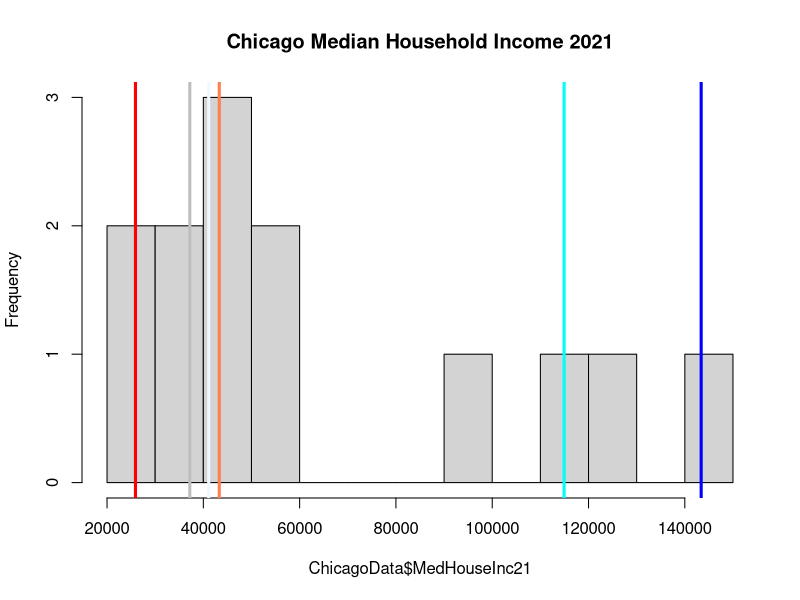
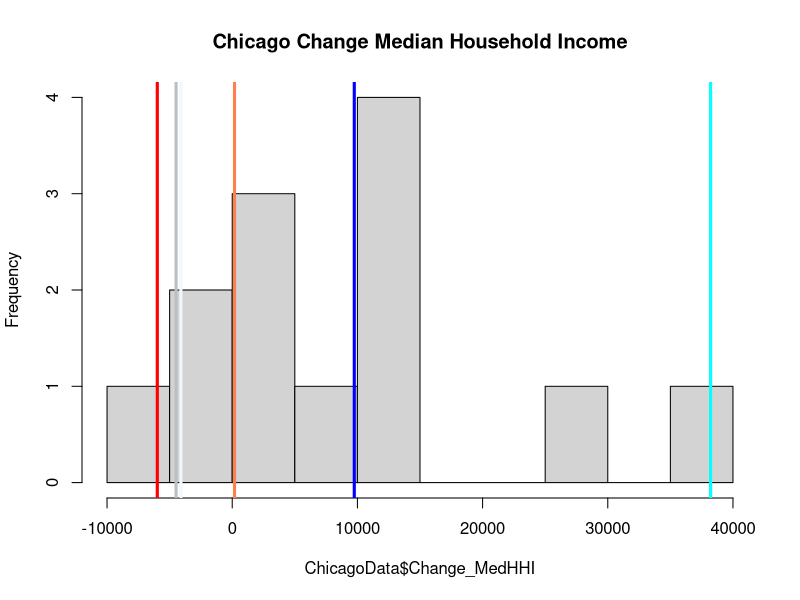
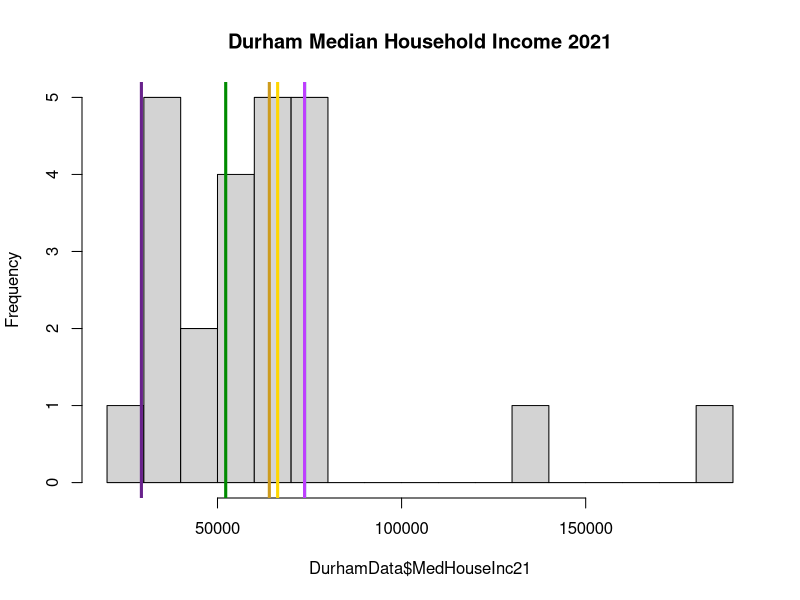
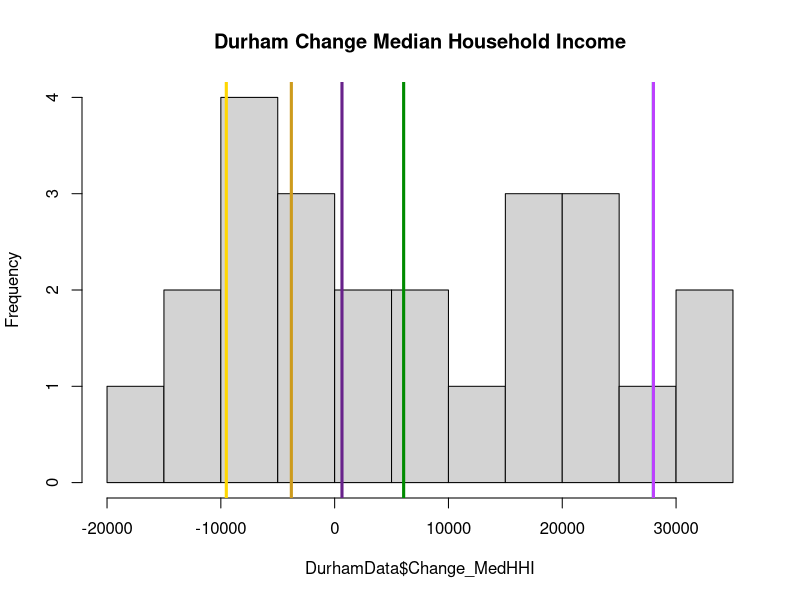
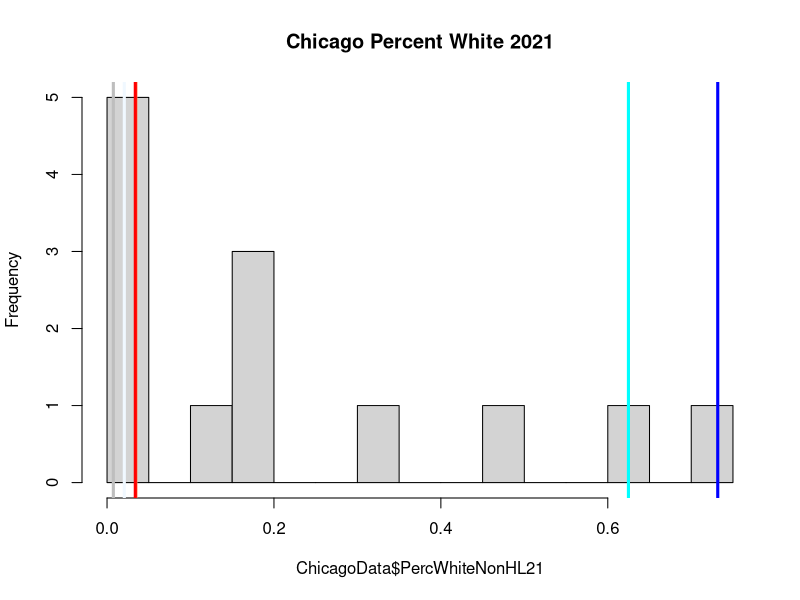
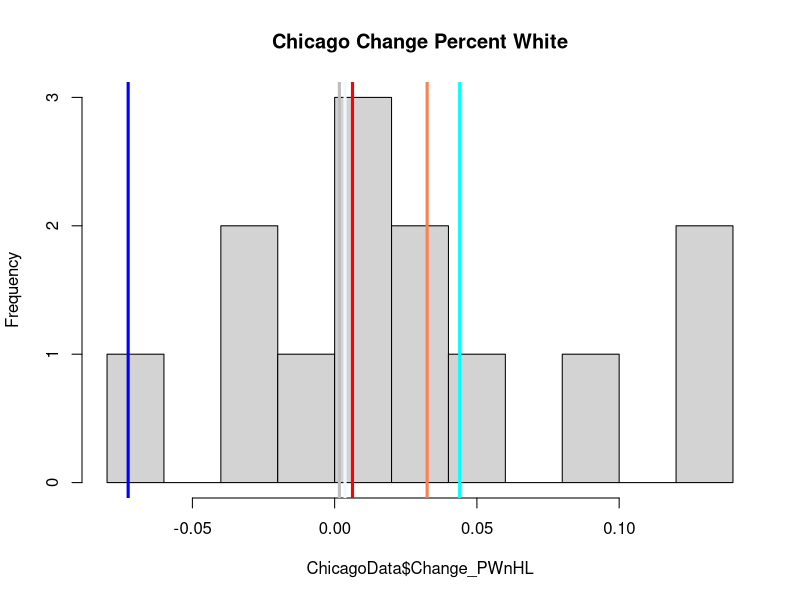
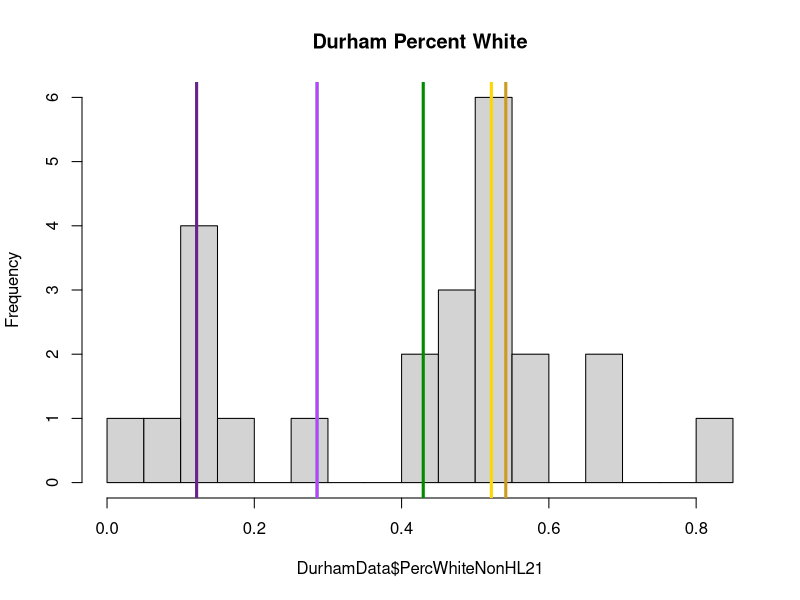
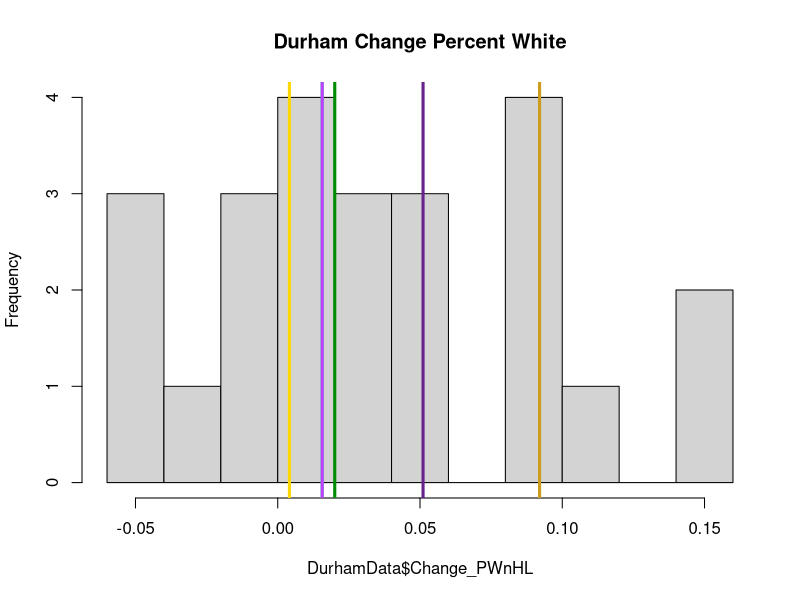

Source code (R) for these figures, in order:
## ---- chunk 1
knitr::opts_chunk$set(echo = TRUE)
## ---- chunk 2

ChicagoData <- read.csv("./ChicagoSegmentData.csv")
DurhamData <- read.csv("./DurhamSegmentData.csv")


## ---- chunk 3

##case study areas - Chicago
Cgr1 <- c(324, 292) #high construction - perhaps a bit too different
Cgr2 <- c(16, 244) #moderate construction
Cgr3 <- c(49, 57) #low construction
ChiCaseStudyData1 <- ChicagoData[ChicagoData$Segment %in% Cgr1,] #blues
ChiCaseStudyData2 <- ChicagoData[ChicagoData$Segment %in% Cgr2,] #reds
ChiCaseStudyData3 <- ChicagoData[ChicagoData$Segment %in% Cgr3,] #silvers

#####case study areas - Durham
#######NEED TO RE-DO
Dgr1 <- c("M22", "M19") #moderate construction
Dgr2 <- c("M22", "R24")  #moderate construction but have big SVI contrast too :/
Dgr3 <- c("U17", "S19")  #moderate construction

DurCaseStudyData1 <- DurhamData[DurhamData$Segment %in% Dgr1,] #greens
DurCaseStudyData2 <- DurhamData[DurhamData$Segment %in% Dgr2,] #purples
DurCaseStudyData3 <- DurhamData[DurhamData$Segment %in% Dgr3,] #yellows

#############Median Household Income
hist(ChicagoData$MedHouseInc21, breaks = 15, main="Chicago Median Household Income 2021")
abline(v=ChiCaseStudyData1$MedHouseInc21[1], col="cyan", lwd=3)
abline(v=ChiCaseStudyData1$MedHouseInc21[2], col="blue", lwd=3)
abline(v=ChiCaseStudyData2$MedHouseInc21[1], col="coral", lwd=3) 
abline(v=ChiCaseStudyData2$MedHouseInc21[2], col="red", lwd=3) 
abline(v=ChiCaseStudyData3$MedHouseInc21[1], col="aliceblue", lwd=3) 
abline(v=ChiCaseStudyData3$MedHouseInc21[2], col="gray", lwd=3) 

hist(ChicagoData$Change_MedHHI, breaks = 10, main="Chicago Change Median Household Income")
abline(v=ChiCaseStudyData1$Change_MedHHI[1], col="cyan", lwd=3)
abline(v=ChiCaseStudyData1$Change_MedHHI[2], col="blue", lwd=3)
abline(v=ChiCaseStudyData2$Change_MedHHI[1], col="coral", lwd=3)
abline(v=ChiCaseStudyData2$Change_MedHHI[2], col="red", lwd=3)
abline(v=ChiCaseStudyData3$Change_MedHHI[1], col="aliceblue", lwd=3)
abline(v=ChiCaseStudyData3$Change_MedHHI[2], col="grey", lwd=3)

hist(DurhamData$MedHouseInc21, breaks = 20, main="Durham Median Household Income 2021")
abline(v=DurCaseStudyData1$MedHouseInc21[1], col="springgreen", lwd=3)
abline(v=DurCaseStudyData1$MedHouseInc21[2], col="green4", lwd=3)
abline(v=DurCaseStudyData2$MedHouseInc21[1], col="darkorchid1", lwd=3)
abline(v=DurCaseStudyData2$MedHouseInc21[2], col="darkorchid4", lwd=3)
abline(v=DurCaseStudyData3$MedHouseInc21[1], col="gold", lwd=3)
abline(v=DurCaseStudyData3$MedHouseInc21[2], col="goldenrod3", lwd=3)

hist(DurhamData$Change_MedHHI, breaks = 10, main="Durham Change Median Household Income")
abline(v=DurCaseStudyData1$Change_MedHHI[1], col="springgreen", lwd=3)
abline(v=DurCaseStudyData1$Change_MedHHI[2], col="green4", lwd=3)
abline(v=DurCaseStudyData2$Change_MedHHI[1], col="darkorchid1", lwd=3)
abline(v=DurCaseStudyData2$Change_MedHHI[2], col="darkorchid4", lwd=3)
abline(v=DurCaseStudyData3$Change_MedHHI[1], col="gold", lwd=3)
abline(v=DurCaseStudyData3$Change_MedHHI[2], col="goldenrod3", lwd=3)


#############Percent White non-HL
hist(ChicagoData$PercWhiteNonHL21, breaks = 15, main="Chicago Percent White 2021")
abline(v=ChiCaseStudyData1$PercWhiteNonHL21[1], col="cyan", lwd=3)
abline(v=ChiCaseStudyData1$PercWhiteNonHL21[2], col="blue", lwd=3)
abline(v=ChiCaseStudyData2$PercWhiteNonHL21[1], col="coral", lwd=3)
abline(v=ChiCaseStudyData2$PercWhiteNonHL21[2], col="red", lwd=3)
abline(v=ChiCaseStudyData3$PercWhiteNonHL21[1], col="aliceblue", lwd=3)
abline(v=ChiCaseStudyData3$PercWhiteNonHL21[2], col="grey", lwd=3)
hist(ChicagoData$Change_PWnHL, breaks = 10, main="Chicago Change Percent White")
abline(v=ChiCaseStudyData1$Change_PWnHL[1], col="cyan", lwd=3)
abline(v=ChiCaseStudyData1$Change_PWnHL[2], col="blue", lwd=3)
abline(v=ChiCaseStudyData2$Change_PWnHL[1], col="coral", lwd=3)
abline(v=ChiCaseStudyData2$Change_PWnHL[2], col="red", lwd=3)
abline(v=ChiCaseStudyData3$Change_PWnHL[1], col="aliceblue", lwd=3)
abline(v=ChiCaseStudyData3$Change_PWnHL[2], col="grey", lwd=3)


hist(DurhamData$PercWhiteNonHL21, breaks = 20, main="Durham Percent White")
abline(v=DurCaseStudyData1$PercWhiteNonHL21[1], col="springgreen", lwd=3)
abline(v=DurCaseStudyData1$PercWhiteNonHL21[2], col="green4", lwd=3)
abline(v=DurCaseStudyData2$PercWhiteNonHL21[1], col="darkorchid1", lwd=3)
abline(v=DurCaseStudyData2$PercWhiteNonHL21[2], col="darkorchid4", lwd=3)
abline(v=DurCaseStudyData3$PercWhiteNonHL21[1], col="gold", lwd=3)
abline(v=DurCaseStudyData3$PercWhiteNonHL21[2], col="goldenrod3", lwd=3)
hist(DurhamData$Change_PWnHL, breaks = 10, main="Durham Change Percent White")
abline(v=DurCaseStudyData1$Change_PWnHL[1], col="springgreen", lwd=3)
abline(v=DurCaseStudyData1$Change_PWnHL[2], col="green4", lwd=3)
abline(v=DurCaseStudyData2$Change_PWnHL[1], col="darkorchid1", lwd=3)
abline(v=DurCaseStudyData2$Change_PWnHL[2], col="darkorchid4", lwd=3)
abline(v=DurCaseStudyData3$Change_PWnHL[1], col="gold", lwd=3)
abline(v=DurCaseStudyData3$Change_PWnHL[2], col="goldenrod3", lwd=3)


###################Average Percent Renter
hist(ChicagoData$Avg_PRent, breaks = 10, main="Chicago Avg Percent Renter")
abline(v=ChiCaseStudyData1$Avg_PRent[1], col="cyan", lwd=3)
abline(v=ChiCaseStudyData1$Avg_PRent[2], col="blue", lwd=3)
abline(v=ChiCaseStudyData2$Avg_PRent[1], col="coral", lwd=3)
abline(v=ChiCaseStudyData2$Avg_PRent[2], col="red", lwd=3)
abline(v=ChiCaseStudyData3$Avg_PRent[1], col="aliceblue", lwd=3)
abline(v=ChiCaseStudyData3$Avg_PRent[2], col="grey", lwd=3)

hist(DurhamData$Avg_PRent, breaks = 10, main="Durham Avg Percent Renter")
abline(v=DurCaseStudyData1$Avg_PRent[1], col="springgreen", lwd=3)
abline(v=DurCaseStudyData1$Avg_PRent[2], col="green4", lwd=3)
abline(v=DurCaseStudyData2$Avg_PRent[1], col="darkorchid1", lwd=3)
abline(v=DurCaseStudyData2$Avg_PRent[2], col="darkorchid4", lwd=3)
abline(v=DurCaseStudyData3$Avg_PRent[1], col="gold", lwd=3)
abline(v=DurCaseStudyData3$Avg_PRent[2], col="goldenrod3", lwd=3)


####################Average Recent Movers
hist(ChicagoData$Avg_Rmov, breaks = 10, main="Chicago Avg Percent Recent Movers")
abline(v=ChiCaseStudyData1$Avg_Rmov[1], col="cyan", lwd=3)
abline(v=ChiCaseStudyData1$Avg_Rmov[2], col="blue", lwd=3)
abline(v=ChiCaseStudyData2$Avg_Rmov[1], col="coral", lwd=3)
abline(v=ChiCaseStudyData2$Avg_Rmov[2], col="red", lwd=3)
abline(v=ChiCaseStudyData3$Avg_Rmov[1], col="aliceblue", lwd=3)
abline(v=ChiCaseStudyData3$Avg_Rmov[2], col="grey", lwd=3)

hist(DurhamData$Avg_Rmov, breaks = 10, main="Durham Avg Percent Recent Movers")
abline(v=DurCaseStudyData1$Avg_Rmov[1], col="springgreen", lwd=3)
abline(v=DurCaseStudyData1$Avg_Rmov[2], col="green4", lwd=3)
abline(v=DurCaseStudyData2$Avg_Rmov[1], col="darkorchid1", lwd=3)
abline(v=DurCaseStudyData2$Avg_Rmov[2], col="darkorchid4", lwd=3)
abline(v=DurCaseStudyData3$Avg_Rmov[1], col="gold", lwd=3)
abline(v=DurCaseStudyData3$Avg_Rmov[2], col="goldenrod3", lwd=3)


######################SVI
hist(ChicagoData$SVI, breaks = 10, main="Chicago SVI")
abline(v=ChiCaseStudyData1$SVI[1], col="cyan", lwd=3)
abline(v=ChiCaseStudyData1$SVI[2], col="blue", lwd=3)
abline(v=ChiCaseStudyData2$SVI[1], col="coral", lwd=3)
abline(v=ChiCaseStudyData2$SVI[2], col="red", lwd=3)
abline(v=ChiCaseStudyData3$SVI[1], col="aliceblue", lwd=3)
abline(v=ChiCaseStudyData3$SVI[2], col="grey", lwd=3)

hist(DurhamData$SVI, breaks = 10, main="Durham SVI")
abline(v=DurCaseStudyData1$SVI[1], col="springgreen", lwd=3)
abline(v=DurCaseStudyData1$SVI[2], col="green4", lwd=3)
abline(v=DurCaseStudyData2$SVI[1], col="darkorchid1", lwd=3)
abline(v=DurCaseStudyData2$SVI[2], col="darkorchid4", lwd=3)
abline(v=DurCaseStudyData3$SVI[1], col="gold", lwd=3)
abline(v=DurCaseStudyData3$SVI[2], col="goldenrod3", lwd=3)


####################Construction
hist(ChicagoData$AllConst_since11, breaks = 10, main="Chicago All Construction")
abline(v=ChiCaseStudyData1$AllConst_since11[1], col="cyan", lwd=3)
abline(v=ChiCaseStudyData1$AllConst_since11[2], col="blue", lwd=3)
abline(v=ChiCaseStudyData2$AllConst_since11[1], col="coral", lwd=3)
abline(v=ChiCaseStudyData2$AllConst_since11[2], col="red", lwd=3)
abline(v=ChiCaseStudyData3$AllConst_since11[1], col="aliceblue", lwd=3)
abline(v=ChiCaseStudyData3$AllConst_since11[2], col="grey", lwd=3)

hist(DurhamData$NumConst_since11, breaks = 10, main="Durham Construction since 2011")
abline(v=DurCaseStudyData1$NumConst_since11[1], col="springgreen", lwd=3)
abline(v=DurCaseStudyData1$NumConst_since11[2], col="green4", lwd=3)
abline(v=DurCaseStudyData2$NumConst_since11[1], col="darkorchid1", lwd=3)
abline(v=DurCaseStudyData2$NumConst_since11[2], col="darkorchid4", lwd=3)
abline(v=DurCaseStudyData3$NumConst_since11[1], col="gold", lwd=3)
abline(v=DurCaseStudyData3$NumConst_since11[2], col="goldenrod3", lwd=3)
hist(DurhamData$NumReno_since11, breaks = 10, main="Durham Renovation since 2011")
abline(v=DurCaseStudyData1$NumReno_since11[1], col="springgreen", lwd=3)
abline(v=DurCaseStudyData1$NumReno_since11[2], col="green4", lwd=3)
abline(v=DurCaseStudyData2$NumReno_since11[1], col="darkorchid1", lwd=3)
abline(v=DurCaseStudyData2$NumReno_since11[2], col="darkorchid4", lwd=3)
abline(v=DurCaseStudyData3$NumReno_since11[1], col="gold", lwd=3)
abline(v=DurCaseStudyData3$NumReno_since11[2], col="goldenrod3", lwd=3)

## ---- chunk 4

##case study areas - Chicago
Cgr2 <- c(16, 244) #moderate construction
Cgr3 <- c(49, 57) #low construction

ChiCaseStudyData2 <- ChicagoData[ChicagoData$Segment %in% Cgr2,] #reds
ChiCaseStudyData3 <- ChicagoData[ChicagoData$Segment %in% Cgr3,] #silvers

#####case study areas - Durham
#######NEED TO RE-DO
Dgr1 <- c("M22", "M19") #moderate construction
Dgr3 <- c("U17", "S19")  #moderate construction

DurCaseStudyData1 <- DurhamData[DurhamData$Segment %in% Dgr1,] #greens
DurCaseStudyData3 <- DurhamData[DurhamData$Segment %in% Dgr3,] #yellows


########################Discoloration
hist(ChicagoData$PercDisc3o4, breaks = 10, main="Chicago High Discoloration")
abline(v=ChiCaseStudyData2$PercDisc3o4[1], col="coral", lwd=3)
abline(v=ChiCaseStudyData2$PercDisc3o4[2], col="red", lwd=3)
abline(v=ChiCaseStudyData3$PercDisc3o4[1], col="aliceblue", lwd=3)
abline(v=ChiCaseStudyData3$PercDisc3o4[2], col="grey", lwd=3)

hist(DurhamData$PercDisc3o4, breaks = 10, main="Durham High Discoloration")
abline(v=DurCaseStudyData1$PercDisc3o4[1], col="springgreen", lwd=3)
abline(v=DurCaseStudyData1$PercDisc3o4[2], col="green4", lwd=3)
abline(v=DurCaseStudyData3$PercDisc3o4[1], col="gold", lwd=3)
abline(v=DurCaseStudyData3$PercDisc3o4[2], col="goldenrod3", lwd=3)


# ###########################Dieback
# hist(ChicagoData$PercDBK5, breaks = 10, main="Chicago High Dieback")
# abline(v=ChiCaseStudyData1$PercDBK5[1], col="cyan", lwd=3)
# abline(v=ChiCaseStudyData1$PercDBK5[2], col="blue", lwd=3)
# abline(v=ChiCaseStudyData2$PercDBK5[1], col="coral", lwd=3)
# abline(v=ChiCaseStudyData2$PercDBK5[2], col="red", lwd=3)
# 
# hist(DurhamData$PercDBK5, breaks = 10, main="Durham High Dieback")
# abline(v=DurCaseStudyData2$PercDBK5[1], col="darkorchid1", lwd=3)
# abline(v=DurCaseStudyData2$PercDBK5[2], col="darkorchid4", lwd=3)
# abline(v=DurCaseStudyData3$PercDBK5[1], col="gold", lwd=3)
# abline(v=DurCaseStudyData3$PercDBK5[2], col="goldenrod3", lwd=3)
# 
# 
# 
# 
# 
# ###########################Crown Stress
# hist(ChicagoData$PercCS4o5, breaks = 10, main="Chicago High Crown Stress")
# abline(v=ChiCaseStudyData1$PercCS4o5[1], col="cyan", lwd=3)
# abline(v=ChiCaseStudyData1$PercCS4o5[2], col="blue", lwd=3)
# abline(v=ChiCaseStudyData2$PercCS4o5[1], col="coral", lwd=3)
# abline(v=ChiCaseStudyData2$PercCS4o5[2], col="red", lwd=3)
# 
# hist(DurhamData$PercCS4o5, breaks = 10, main="Durham High Crown Stress")
# abline(v=DurCaseStudyData2$PercCS4o5[1], col="darkorchid1", lwd=3)
# abline(v=DurCaseStudyData2$PercCS4o5[2], col="darkorchid4", lwd=3)
# abline(v=DurCaseStudyData3$PercCS4o5[1], col="gold", lwd=3)
# abline(v=DurCaseStudyData3$PercCS4o5[2], col="goldenrod3", lwd=3)
